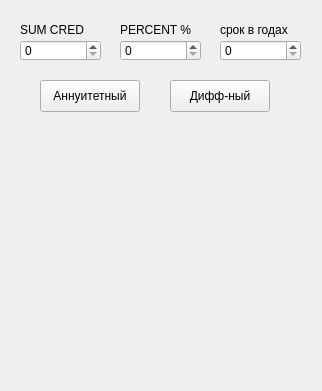
<?xml version="1.0" encoding="UTF-8"?>
<ui version="4.0">
 <class>credit</class>
 <widget class="QWidget" name="credit">
  <property name="geometry">
   <rect>
    <x>0</x>
    <y>0</y>
    <width>322</width>
    <height>391</height>
   </rect>
  </property>
  <property name="windowTitle">
   <string>Form</string>
  </property>
  <widget class="QSpinBox" name="spinBox">
   <property name="geometry">
    <rect>
     <x>20</x>
     <y>40</y>
     <width>81</width>
     <height>21</height>
    </rect>
   </property>
   <property name="maximum">
    <number>1000000</number>
   </property>
  </widget>
  <widget class="QSpinBox" name="spinBox_2">
   <property name="geometry">
    <rect>
     <x>120</x>
     <y>40</y>
     <width>81</width>
     <height>21</height>
    </rect>
   </property>
  </widget>
  <widget class="QSpinBox" name="spinBox_3">
   <property name="geometry">
    <rect>
     <x>220</x>
     <y>40</y>
     <width>81</width>
     <height>21</height>
    </rect>
   </property>
  </widget>
  <widget class="QPushButton" name="pushButton">
   <property name="geometry">
    <rect>
     <x>170</x>
     <y>80</y>
     <width>100</width>
     <height>32</height>
    </rect>
   </property>
   <property name="text">
    <string>Дифф-ный</string>
   </property>
  </widget>
  <widget class="QPushButton" name="pushButton_2">
   <property name="geometry">
    <rect>
     <x>40</x>
     <y>80</y>
     <width>100</width>
     <height>32</height>
    </rect>
   </property>
   <property name="text">
    <string>Аннуитетный</string>
   </property>
  </widget>
  <widget class="QLabel" name="label">
   <property name="geometry">
    <rect>
     <x>20</x>
     <y>20</y>
     <width>81</width>
     <height>20</height>
    </rect>
   </property>
   <property name="layoutDirection">
    <enum>Qt::LeftToRight</enum>
   </property>
   <property name="text">
    <string>SUM CRED</string>
   </property>
  </widget>
  <widget class="QLabel" name="label_2">
   <property name="geometry">
    <rect>
     <x>120</x>
     <y>20</y>
     <width>81</width>
     <height>20</height>
    </rect>
   </property>
   <property name="text">
    <string>PERCENT %</string>
   </property>
  </widget>
  <widget class="QLabel" name="label_3">
   <property name="geometry">
    <rect>
     <x>220</x>
     <y>20</y>
     <width>81</width>
     <height>20</height>
    </rect>
   </property>
   <property name="text">
    <string>срок в годах</string>
   </property>
  </widget>
 </widget>
 <tabstops>
  <tabstop>pushButton</tabstop>
  <tabstop>spinBox_3</tabstop>
  <tabstop>spinBox_2</tabstop>
  <tabstop>spinBox</tabstop>
 </tabstops>
 <resources/>
 <connections/>
</ui>
